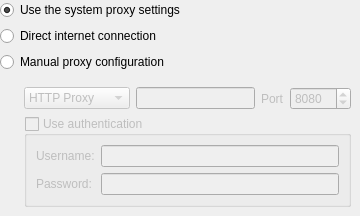
<?xml version="1.0" encoding="UTF-8"?>
<ui version="4.0">
 <class>ProxySettings</class>
 <widget class="QWidget" name="ProxySettings">
  <property name="geometry">
   <rect>
    <x>0</x>
    <y>0</y>
    <width>360</width>
    <height>204</height>
   </rect>
  </property>
  <layout class="QVBoxLayout" name="verticalLayout">
   <property name="margin">
    <number>0</number>
   </property>
   <item>
    <widget class="QRadioButton" name="proxySystem">
     <property name="text">
      <string>Use the system proxy settings</string>
     </property>
     <property name="checked">
      <bool>true</bool>
     </property>
    </widget>
   </item>
   <item>
    <widget class="QRadioButton" name="proxyDirect">
     <property name="text">
      <string>Direct internet connection</string>
     </property>
    </widget>
   </item>
   <item>
    <widget class="QRadioButton" name="proxyManual">
     <property name="text">
      <string>Manual proxy configuration</string>
     </property>
    </widget>
   </item>
   <item>
    <widget class="QWidget" name="proxy_manual_container" native="true">
     <property name="enabled">
      <bool>false</bool>
     </property>
     <layout class="QVBoxLayout" name="verticalLayout_5">
      <property name="leftMargin">
       <number>24</number>
      </property>
      <item>
       <layout class="QHBoxLayout" name="horizontalLayout_5">
        <item>
         <widget class="QComboBox" name="proxyType">
          <item>
           <property name="text">
            <string>HTTP Proxy</string>
           </property>
          </item>
          <item>
           <property name="text">
            <string>SOCKS Proxy</string>
           </property>
          </item>
         </widget>
        </item>
        <item>
         <widget class="LineEdit" name="proxyHost"/>
        </item>
        <item>
         <widget class="QLabel" name="label_15">
          <property name="text">
           <string>Port</string>
          </property>
         </widget>
        </item>
        <item>
         <widget class="SpinBox" name="proxyPort">
          <property name="maximum">
           <number>65535</number>
          </property>
          <property name="value">
           <number>8080</number>
          </property>
         </widget>
        </item>
       </layout>
      </item>
      <item>
       <widget class="QGroupBox" name="proxyAuth">
        <property name="enabled">
         <bool>false</bool>
        </property>
        <property name="title">
         <string>Use authentication</string>
        </property>
        <property name="checkable">
         <bool>true</bool>
        </property>
        <property name="checked">
         <bool>false</bool>
        </property>
        <layout class="QFormLayout" name="formLayout">
         <item row="0" column="0">
          <widget class="BuddyLabel" name="label_16">
           <property name="enabled">
            <bool>false</bool>
           </property>
           <property name="text">
            <string>Username:</string>
           </property>
           <property name="buddy">
            <cstring>proxyUsername</cstring>
           </property>
          </widget>
         </item>
         <item row="0" column="1">
          <widget class="LineEdit" name="proxyUsername">
           <property name="enabled">
            <bool>false</bool>
           </property>
          </widget>
         </item>
         <item row="1" column="0">
          <widget class="BuddyLabel" name="label_17">
           <property name="enabled">
            <bool>false</bool>
           </property>
           <property name="text">
            <string>Password:</string>
           </property>
           <property name="buddy">
            <cstring>proxyPassword</cstring>
           </property>
          </widget>
         </item>
         <item row="1" column="1">
          <widget class="LineEdit" name="proxyPassword">
           <property name="enabled">
            <bool>false</bool>
           </property>
           <property name="echoMode">
            <enum>QLineEdit::Password</enum>
           </property>
          </widget>
         </item>
        </layout>
       </widget>
      </item>
     </layout>
    </widget>
   </item>
   <item>
    <spacer name="verticalSpacer">
     <property name="orientation">
      <enum>Qt::Vertical</enum>
     </property>
     <property name="sizeHint" stdset="0">
      <size>
       <width>20</width>
       <height>2</height>
      </size>
     </property>
    </spacer>
   </item>
  </layout>
 </widget>
 <customwidgets>
  <customwidget>
   <class>LineEdit</class>
   <extends>QLineEdit</extends>
   <header>lineedit.h</header>
  </customwidget>
  <customwidget>
   <class>SpinBox</class>
   <extends>QSpinBox</extends>
   <header>spinbox.h</header>
  </customwidget>
  <customwidget>
   <class>BuddyLabel</class>
   <extends>QLabel</extends>
   <header>buddylabel.h</header>
  </customwidget>
 </customwidgets>
 <resources/>
 <connections>
  <connection>
   <sender>proxyManual</sender>
   <signal>toggled(bool)</signal>
   <receiver>proxy_manual_container</receiver>
   <slot>setEnabled(bool)</slot>
   <hints>
    <hint type="sourcelabel">
     <x>35</x>
     <y>61</y>
    </hint>
    <hint type="destinationlabel">
     <x>10</x>
     <y>91</y>
    </hint>
   </hints>
  </connection>
  <connection>
   <sender>proxyAuth</sender>
   <signal>toggled(bool)</signal>
   <receiver>proxyUsername</receiver>
   <slot>setEnabled(bool)</slot>
   <hints>
    <hint type="sourcelabel">
     <x>129</x>
     <y>120</y>
    </hint>
    <hint type="destinationlabel">
     <x>125</x>
     <y>148</y>
    </hint>
   </hints>
  </connection>
  <connection>
   <sender>proxyAuth</sender>
   <signal>toggled(bool)</signal>
   <receiver>proxyPassword</receiver>
   <slot>setEnabled(bool)</slot>
   <hints>
    <hint type="sourcelabel">
     <x>142</x>
     <y>125</y>
    </hint>
    <hint type="destinationlabel">
     <x>176</x>
     <y>179</y>
    </hint>
   </hints>
  </connection>
  <connection>
   <sender>proxyAuth</sender>
   <signal>toggled(bool)</signal>
   <receiver>label_16</receiver>
   <slot>setEnabled(bool)</slot>
   <hints>
    <hint type="sourcelabel">
     <x>204</x>
     <y>123</y>
    </hint>
    <hint type="destinationlabel">
     <x>63</x>
     <y>144</y>
    </hint>
   </hints>
  </connection>
  <connection>
   <sender>proxyAuth</sender>
   <signal>toggled(bool)</signal>
   <receiver>label_17</receiver>
   <slot>setEnabled(bool)</slot>
   <hints>
    <hint type="sourcelabel">
     <x>230</x>
     <y>123</y>
    </hint>
    <hint type="destinationlabel">
     <x>83</x>
     <y>181</y>
    </hint>
   </hints>
  </connection>
  <connection>
   <sender>proxyManual</sender>
   <signal>toggled(bool)</signal>
   <receiver>proxyAuth</receiver>
   <slot>setEnabled(bool)</slot>
   <hints>
    <hint type="sourcelabel">
     <x>50</x>
     <y>60</y>
    </hint>
    <hint type="destinationlabel">
     <x>102</x>
     <y>118</y>
    </hint>
   </hints>
  </connection>
 </connections>
</ui>
